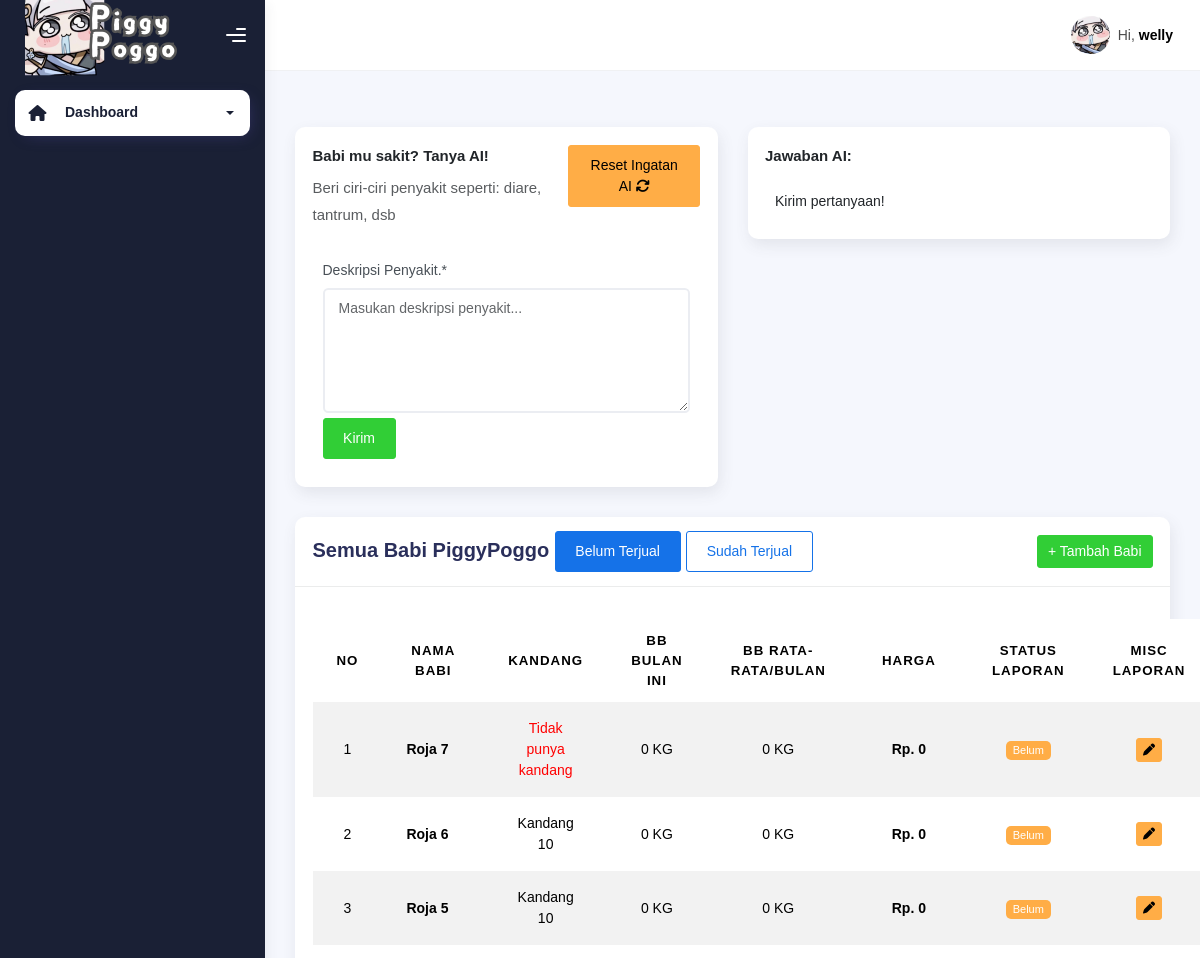
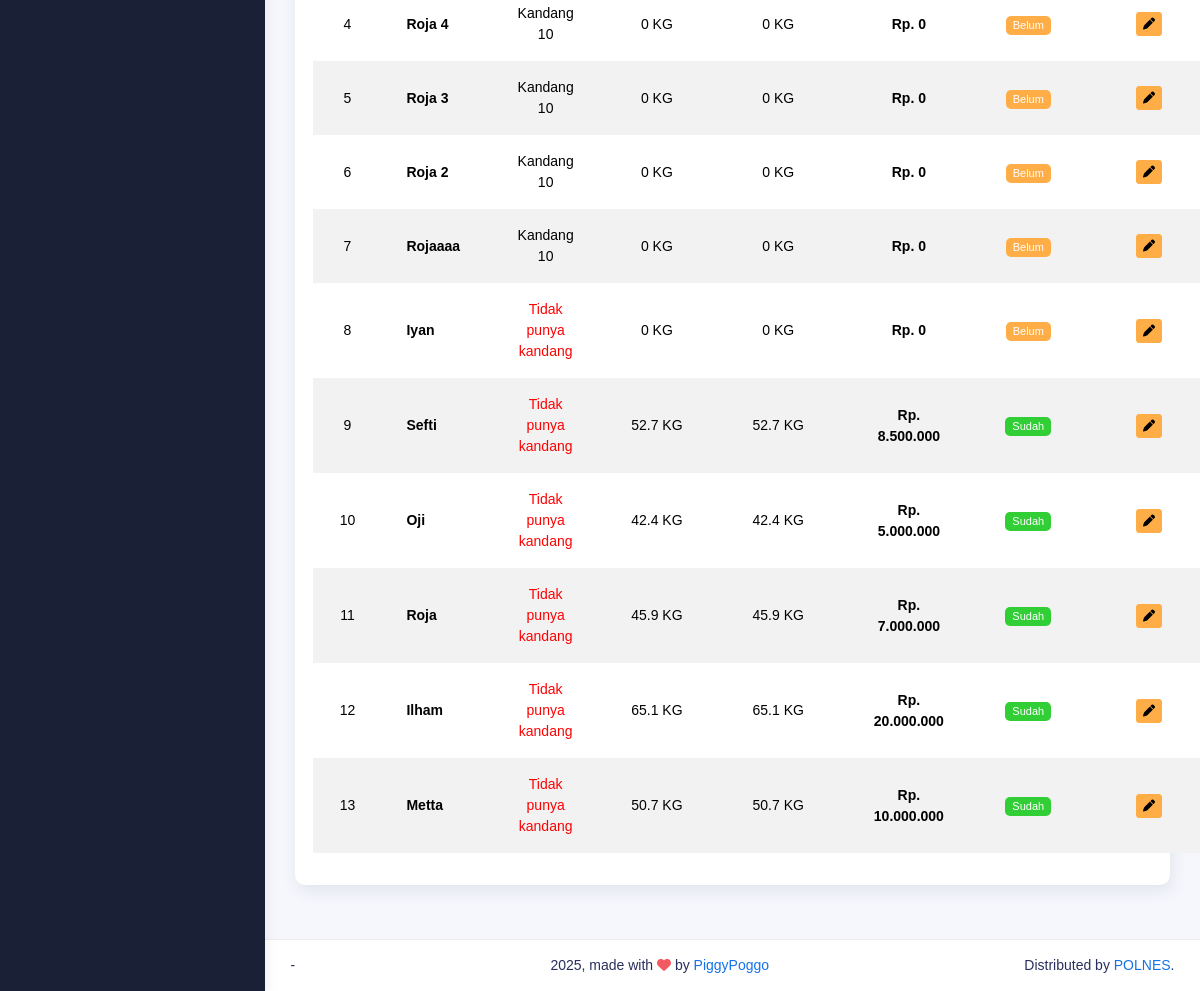
Before: /babi (signed in) with the older database file (2 pictures, top to bottom).
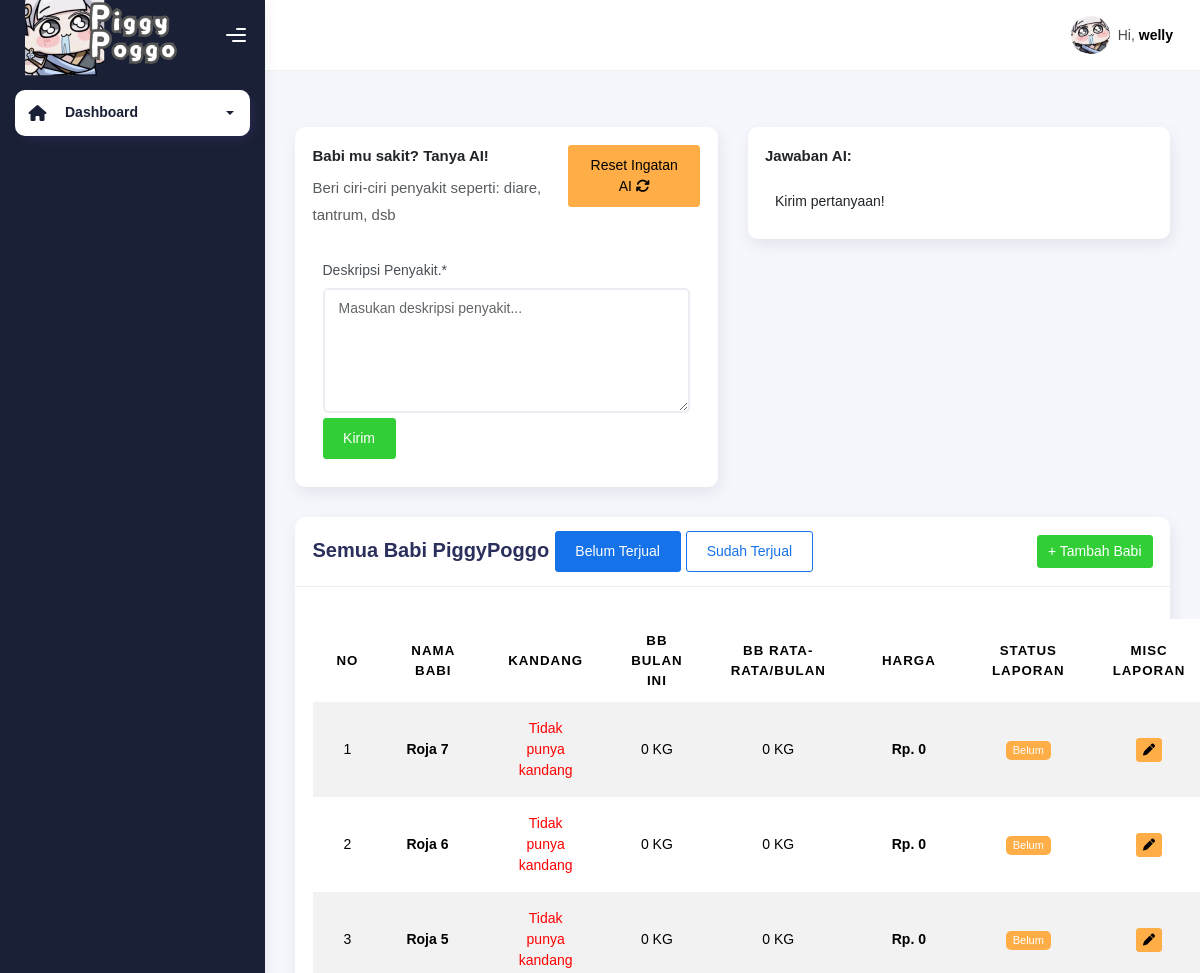
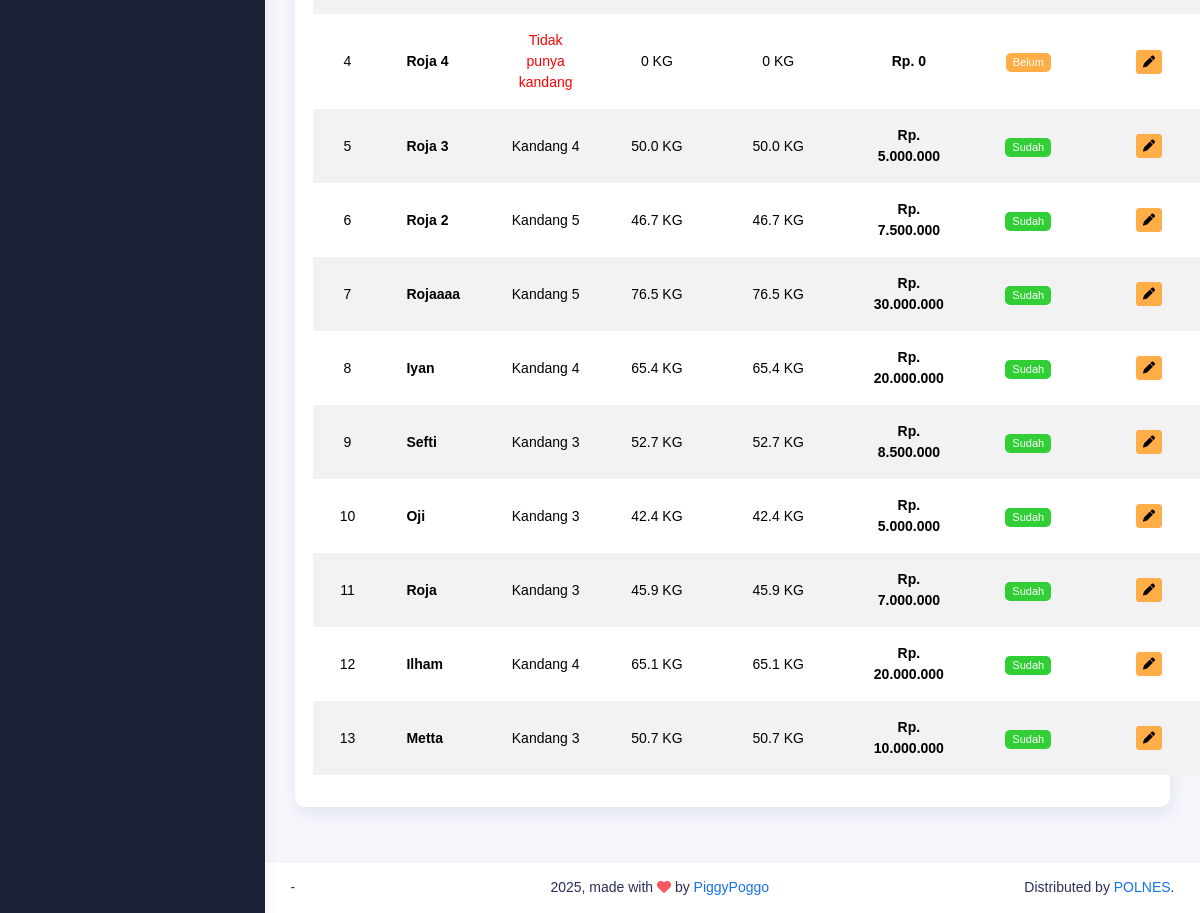
After: the same page with the newer database file (2 pictures, top to bottom).
### piggypoggo_app/models.py (models this page shows, shortened)
class Babi(models.Model):
    nama_babi = models.CharField(max_length=50, null=True, blank=True)
    kandang = models.ForeignKey(Kandang, null=True, blank=True, on_delete=models.SET_NULL)
    terjual = models.BooleanField(default=False)
    harga = models.IntegerField(default=0)
    sakit = models.BooleanField(default=False)
    def __str__(self):
        return f'{self.nama_babi}'

class Kandang(models.Model):
    nomor_kandang = models.IntegerField(null=True, blank=True)
    def __str__(self):
        return f'{self.nomor_kandang}'

class Laporan(models.Model):
    babi = models.ForeignKey(Babi, on_delete=models.CASCADE, null=True, blank=True)
    tanggal = models.DateTimeField(null=True, blank=True)
    berat_badan = models.CharField(max_length=10, null=True, blank=True)
    obat = models.BooleanField(default=False)
    foto_babi = models.ImageField(upload_to='foto_babi/', blank=True, null=True)

### piggypoggo_app/views.py (the view, shortened to what this page needs)
# urls.py: path('babi', views.babi, name="babi"),
@login_required
@status_required([1, 2])
def babi(request):
    status = request.GET.get('status')
    today = now().date()
    current_month = today.month
    current_year = today.year
    selected_status = status
    if status == 'terjual':
        all_babis = Babi.objects.filter(terjual=True).order_by('-pk')
    else:
        all_babis = Babi.objects.filter(terjual=False).order_by('-pk')
    for babi in all_babis:
        laporans = Laporan.objects.filter(babi=babi)
        babi.bb_rata_rata = 0
        babi.bb_bulan_ini = 0
        babi.harga_bulan_ini = 0
        if laporans:
            babi.bb_bulan_ini = laporans.last().berat_badan
            babi.harga_bulan_ini = format_number(babi.harga)
            for laporan in laporans:
                babi.bb_rata_rata += Decimal(laporan.berat_badan)
            if babi.bb_rata_rata != 0:
                babi.bb_rata_rata = babi.bb_rata_rata / laporans.count()
        last_laporan = (
            Laporan.objects.filter(babi=babi)
            .order_by('-tanggal')
            .first()
        )
        if last_laporan.obat == False or last_laporan.berat_badan == 0 or laporan.babi.harga == 0:
            babi.status = 'Belum'
        else:
            babi.status = 'Sudah'
        babi.last_laporan = last_laporan
    context = {
        'on': 'babi',
        'all_babis': all_babis,
        'selected_status': selected_status,
    }
    return render(request, 'babi.html', context)

### piggypoggo_app/views.py (called while the page is built)
def format_number(value):
    try:
        value = int(value)
        return "{:,}".format(value).replace(",", ".")
    except:
        return value

### piggypoggo_app/templates/babi.html (shortened to what the changed rows need)
{% extends "base-dashboard.html" %} {% load static %}
{% block content %}
<div class="container">
    <div class="page-inner">
        <div class="row">
            <div class="col-md-12">
                <div class="card">
                    <div class="card-body">
                        <table class="table table-striped mt-3">
                        <thead>
                            <tr>
                            <th scope="col" style="text-align: center;">No</th>
                            <th scope="col" style="text-align: center;">Nama Babi</th>
                            <th scope="col" style="text-align: center;">Kandang</th>
                            <th scope="col" style="text-align: center;">BB Bulan Ini</th>
                            <th scope="col" style="text-align: center;">BB Rata-Rata/Bulan</th>
                            <th scope="col" style="text-align: center;">Harga</th>
                            <th scope="col" style="text-align: center;">Status Laporan</th>
                            <th scope="col" style="text-align: center;">MISC Laporan</th>
                            </tr>
                        </thead>
                        <tbody>
                            {% for babi in all_babis %}
                            <tr>
                                <td style="text-align: center;">{{ forloop.counter }}</td>
                                <td><b>{{ babi }}</b></td>
                                <td style="text-align: center;">{% if babi.kandang %}Kandang {{ babi.kandang }}{% else %}<span style="color: red;">Tidak punya kandang</span>{% endif %}</td>
                                <td style="text-align: center;">{{ babi.bb_bulan_ini }} KG</td>
                                <td style="text-align: center;">{{ babi.bb_rata_rata }} KG</td>
                                <td style="text-align: center;"><b>Rp. {{ babi.harga_bulan_ini }}</b></td>
                                <td style="text-align: center;">
                                    {% if babi.terjual %}
                                    <span class="badge badge-success">Terjual</span>
                                    {% else %}
                                    <span class="badge badge-{% if babi.status == 'Belum' %}warning{% else %}success{% endif %}">{{ babi.status }}</span>
                                    {% endif %}
                                </td>
                                <td style="text-align: center;">
                                    {% if babi.terjual %}
                                    <span class="badge badge-success">Terjual</span>
                                    {% else %}
                                    <a href="{% url 'edit-laporan' laporan_pk=babi.last_laporan.pk %}" class="btn btn-warning btn-sm" style="padding: 2px 6px; font-size: 12px;">
                                        <i class="fa fa-pen"></i>
                                    </a>
                                    {% endif %}
                                </td>
                            </tr>
                            {% endfor %}
                        </tbody>
                        </table>
                    </div>
                </div>
            </div>
        </div>
    </div>
</div>
{% endblock content %}

Changed rows visible on the page:
changed Babi "Roja 6": kandang "10" → (not shown); kandang_id "Kandang" → "Tidak punya kandang"
changed Babi "Roja 5": kandang "10" → (not shown); kandang_id "Kandang" → "Tidak punya kandang"
changed Babi "Roja 4": kandang "10" → (not shown); kandang_id "Kandang" → "Tidak punya kandang"
changed Babi "Roja 3": kandang "10" → "4"; bb_bulan_ini "0" → "50.0"; bb_rata_rata "0" → "50.0"; harga_bulan_ini "0" → "5.000.000"; status "Belum" → "Sudah"
changed Babi "Roja 2": kandang "10" → "5"; bb_bulan_ini "0" → "46.7"; bb_rata_rata "0" → "46.7"; harga_bulan_ini "0" → "7.500.000"; status "Belum" → "Sudah"
changed Babi "Rojaaaa": kandang "10" → "5"; bb_bulan_ini "0" → "76.5"; bb_rata_rata "0" → "76.5"; harga_bulan_ini "0" → "30.000.000"; status "Belum" → "Sudah"
changed Babi "Iyan": kandang (not shown) → "4"; bb_bulan_ini "0" → "65.4"; bb_rata_rata "0" → "65.4"; harga_bulan_ini "0" → "20.000.000"; status "Belum" → "Sudah"; kandang_id "Tidak punya kandang" → "Kandang"
changed Babi "Sefti": kandang (not shown) → "3"; kandang_id "Tidak punya kandang" → "Kandang"
changed Babi "Oji": kandang (not shown) → "3"; kandang_id "Tidak punya kandang" → "Kandang"
changed Babi "Roja": kandang (not shown) → "3"; kandang_id "Tidak punya kandang" → "Kandang"
changed Babi "Ilham": kandang (not shown) → "4"; kandang_id "Tidak punya kandang" → "Kandang"
changed Babi "Metta": kandang (not shown) → "3"; kandang_id "Tidak punya kandang" → "Kandang"
